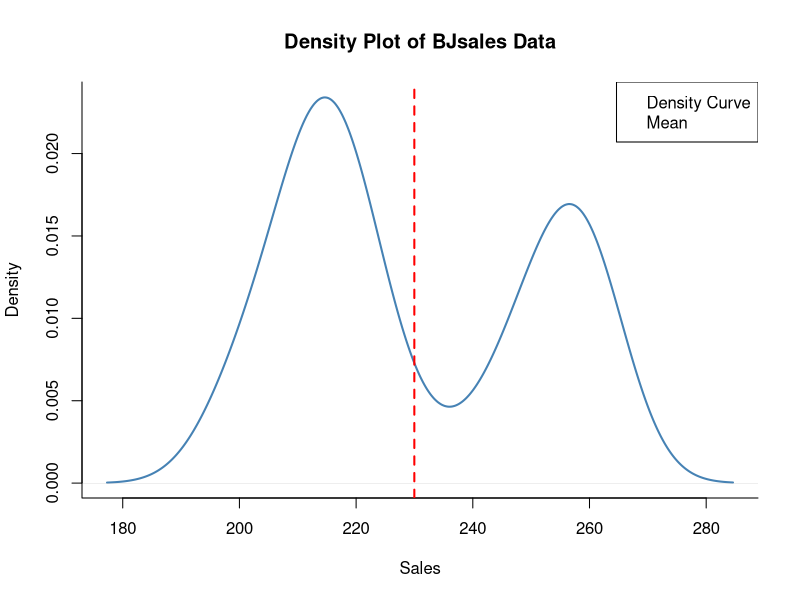

Reproduce this figure in R.
#density plot
data("BJsales")

plot( density(BJsales),
      main = "Density Plot of BJsales Data", 
      xlab = "Sales", 
      ylab = "Density",
      col = "steelblue",
      lwd =2, # line width
      bty = "l" #Box type 
)


#add vertical line for the mean
abline(v = mean(BJsales),col = "red",
       lwd =2, lty = 2)

#Add a legend
legend("topright",
       legend = c("Density Curve","Mean"),
       col = c("steelblue","red",lwd = 2, lty = c(1,2) ))
